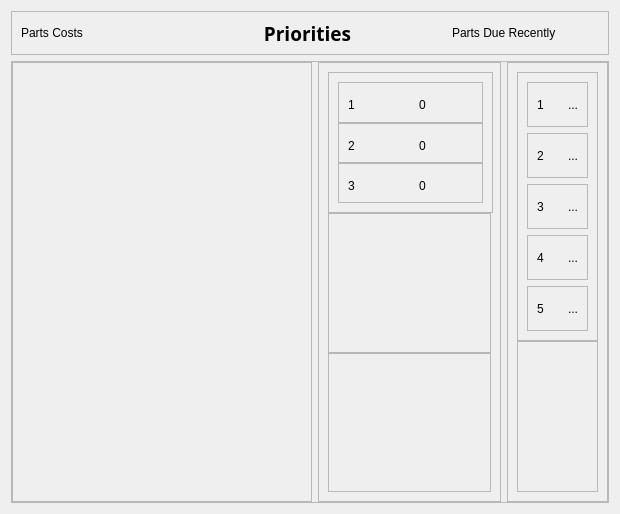
            <widget class="QWidget" name="dashboard_view">
             <layout class="QVBoxLayout" name="verticalLayout_8">
              <item alignment="Qt::AlignTop">
               <widget class="QFrame" name="frame_15">
                <property name="frameShape">
                 <enum>QFrame::StyledPanel</enum>
                </property>
                <property name="frameShadow">
                 <enum>QFrame::Raised</enum>
                </property>
                <layout class="QHBoxLayout" name="horizontalLayout_8">
                 <item alignment="Qt::AlignLeft|Qt::AlignVCenter">
                  <widget class="QLabel" name="label_2">
                   <property name="text">
                    <string>Parts Costs</string>
                   </property>
                  </widget>
                 </item>
                 <item alignment="Qt::AlignLeft">
                  <widget class="QLabel" name="label_9">
                   <property name="minimumSize">
                    <size>
                     <width>183</width>
                     <height>24</height>
                    </size>
                   </property>
                   <property name="maximumSize">
                    <size>
                     <width>183</width>
                     <height>24</height>
                    </size>
                   </property>
                   <property name="font">
                    <font>
                     <family>Candara</family>
                     <pointsize>14</pointsize>
                     <italic>false</italic>
                     <bold>true</bold>
                    </font>
                   </property>
                   <property name="text">
                    <string>Priorities</string>
                   </property>
                   <property name="alignment">
                    <set>Qt::AlignCenter</set>
                   </property>
                  </widget>
                 </item>
                 <item alignment="Qt::AlignHCenter|Qt::AlignVCenter">
                  <widget class="QLabel" name="label">
                   <property name="text">
                    <string>Parts Due Recently</string>
                   </property>
                  </widget>
                 </item>
                </layout>
               </widget>
              </item>
              <item>
               <widget class="QFrame" name="frame_16">
                <property name="sizePolicy">
                 <sizepolicy hsizetype="Preferred" vsizetype="Expanding">
                  <horstretch>0</horstretch>
                  <verstretch>0</verstretch>
                 </sizepolicy>
                </property>
                <property name="frameShape">
                 <enum>QFrame::StyledPanel</enum>
                </property>
                <property name="frameShadow">
                 <enum>QFrame::Raised</enum>
                </property>
                <layout class="QGridLayout" name="gridLayout">
                 <property name="leftMargin">
                  <number>0</number>
                 </property>
                 <property name="topMargin">
                  <number>0</number>
                 </property>
                 <property name="rightMargin">
                  <number>0</number>
                 </property>
                 <property name="bottomMargin">
                  <number>0</number>
                 </property>
                 <item row="0" column="0">
                  <widget class="QFrame" name="dashboard_frame_left">
                   <property name="minimumSize">
                    <size>
                     <width>300</width>
                     <height>440</height>
                    </size>
                   </property>
                   <property name="frameShape">
                    <enum>QFrame::StyledPanel</enum>
                   </property>
                   <property name="frameShadow">
                    <enum>QFrame::Raised</enum>
                   </property>
                  </widget>
                 </item>
                 <item row="0" column="1">
                  <widget class="QFrame" name="dashboard_frame_center">
                   <property name="minimumSize">
                    <size>
                     <width>183</width>
                     <height>0</height>
                    </size>
                   </property>
                   <property name="maximumSize">
                    <size>
                     <width>183</width>
                     <height>16777215</height>
                    </size>
                   </property>
                   <property name="frameShape">
                    <enum>QFrame::StyledPanel</enum>
                   </property>
                   <property name="frameShadow">
                    <enum>QFrame::Raised</enum>
                   </property>
                   <layout class="QVBoxLayout" name="verticalLayout_6">
                    <property name="spacing">
                     <number>0</number>
                    </property>
                    <item>
                     <widget class="QFrame" name="frame">
                      <property name="minimumSize">
                       <size>
                        <width>165</width>
                        <height>0</height>
                       </size>
                      </property>
                      <property name="maximumSize">
                       <size>
                        <width>165</width>
                        <height>141</height>
                       </size>
                      </property>
                      <property name="frameShape">
                       <enum>QFrame::StyledPanel</enum>
                      </property>
                      <property name="frameShadow">
                       <enum>QFrame::Raised</enum>
                      </property>
                      <layout class="QVBoxLayout" name="verticalLayout_9">
                       <property name="spacing">
                        <number>0</number>
                       </property>
                       <item>
                        <widget class="QFrame" name="frame_4">
                         <property name="maximumSize">
                          <size>
                           <width>147</width>
                           <height>41</height>
                          </size>
                         </property>
                         <property name="frameShape">
                          <enum>QFrame::StyledPanel</enum>
                         </property>
                         <property name="frameShadow">
                          <enum>QFrame::Raised</enum>
                         </property>
                         <layout class="QHBoxLayout" name="horizontalLayout_9">
                          <property name="spacing">
                           <number>0</number>
                          </property>
                          <item>
                           <widget class="QLabel" name="pri_1">
                            <property name="minimumSize">
                             <size>
                              <width>25</width>
                              <height>25</height>
                             </size>
                            </property>
                            <property name="maximumSize">
                             <size>
                              <width>25</width>
                              <height>25</height>
                             </size>
                            </property>
                            <property name="baseSize">
                             <size>
                              <width>13</width>
                              <height>0</height>
                             </size>
                            </property>
                            <property name="text">
                             <string>1</string>
                            </property>
                           </widget>
                          </item>
                          <item alignment="Qt::AlignHCenter|Qt::AlignVCenter">
                           <widget class="QLabel" name="pri_1_count">
                            <property name="minimumSize">
                             <size>
                              <width>0</width>
                              <height>25</height>
                             </size>
                            </property>
                            <property name="maximumSize">
                             <size>
                              <width>16777215</width>
                              <height>25</height>
                             </size>
                            </property>
                            <property name="sizeIncrement">
                             <size>
                              <width>25</width>
                              <height>0</height>
                             </size>
                            </property>
                            <property name="baseSize">
                             <size>
                              <width>25</width>
                              <height>0</height>
                             </size>
                            </property>
                            <property name="text">
                             <string>0</string>
                            </property>
                           </widget>
                          </item>
                         </layout>
                        </widget>
                       </item>
                       <item>
                        <widget class="QFrame" name="frame_6">
                         <property name="maximumSize">
                          <size>
                           <width>147</width>
                           <height>41</height>
                          </size>
                         </property>
                         <property name="frameShape">
                          <enum>QFrame::StyledPanel</enum>
                         </property>
                         <property name="frameShadow">
                          <enum>QFrame::Raised</enum>
                         </property>
                         <layout class="QHBoxLayout" name="horizontalLayout_11">
                          <property name="spacing">
                           <number>0</number>
                          </property>
                          <item>
                           <widget class="QLabel" name="pri_2">
                            <property name="minimumSize">
                             <size>
                              <width>25</width>
                              <height>25</height>
                             </size>
                            </property>
                            <property name="maximumSize">
                             <size>
                              <width>25</width>
                              <height>25</height>
                             </size>
                            </property>
                            <property name="text">
                             <string>2</string>
                            </property>
                           </widget>
                          </item>
                          <item alignment="Qt::AlignHCenter|Qt::AlignVCenter">
                           <widget class="QLabel" name="pri_2_count">
                            <property name="minimumSize">
                             <size>
                              <width>0</width>
                              <height>25</height>
                             </size>
                            </property>
                            <property name="maximumSize">
                             <size>
                              <width>16777215</width>
                              <height>25</height>
                             </size>
                            </property>
                            <property name="text">
                             <string>0</string>
                            </property>
                           </widget>
                          </item>
                         </layout>
                        </widget>
                       </item>
                       <item>
                        <widget class="QFrame" name="frame_5">
                         <property name="maximumSize">
                          <size>
                           <width>147</width>
                           <height>41</height>
                          </size>
                         </property>
                         <property name="frameShape">
                          <enum>QFrame::StyledPanel</enum>
                         </property>
                         <property name="frameShadow">
                          <enum>QFrame::Raised</enum>
                         </property>
                         <layout class="QHBoxLayout" name="horizontalLayout_10">
                          <property name="spacing">
                           <number>0</number>
                          </property>
                          <item>
                           <widget class="QLabel" name="pri_3">
                            <property name="minimumSize">
                             <size>
                              <width>25</width>
                              <height>25</height>
                             </size>
                            </property>
                            <property name="maximumSize">
                             <size>
                              <width>25</width>
                              <height>25</height>
                             </size>
                            </property>
                            <property name="text">
                             <string>3</string>
                            </property>
                           </widget>
                          </item>
                          <item alignment="Qt::AlignHCenter|Qt::AlignVCenter">
                           <widget class="QLabel" name="pri_3_count">
                            <property name="minimumSize">
                             <size>
                              <width>0</width>
                              <height>25</height>
                             </size>
                            </property>
                            <property name="maximumSize">
                             <size>
                              <width>16777215</width>
                              <height>25</height>
                             </size>
                            </property>
                            <property name="text">
                             <string>0</string>
                            </property>
                           </widget>
                          </item>
                         </layout>
                        </widget>
                       </item>
                      </layout>
                     </widget>
                    </item>
                    <item>
                     <widget class="QFrame" name="frame_2">
                      <property name="frameShape">
                       <enum>QFrame::StyledPanel</enum>
                      </property>
                      <property name="frameShadow">
                       <enum>QFrame::Raised</enum>
                      </property>
                     </widget>
                    </item>
                    <item>
                     <widget class="QFrame" name="frame_3">
                      <property name="frameShape">
                       <enum>QFrame::StyledPanel</enum>
                      </property>
                      <property name="frameShadow">
                       <enum>QFrame::Raised</enum>
                      </property>
                     </widget>
                    </item>
                   </layout>
                  </widget>
                 </item>
                 <item row="0" column="2">
                  <widget class="QFrame" name="dashboard_frame_right">
                   <property name="frameShape">
                    <enum>QFrame::StyledPanel</enum>
                   </property>
                   <property name="frameShadow">
                    <enum>QFrame::Raised</enum>
                   </property>
                   <layout class="QVBoxLayout" name="verticalLayout_18">
                    <property name="spacing">
                     <number>0</number>
                    </property>
                    <item>
                     <widget class="QFrame" name="frame_7">
                      <property name="frameShape">
                       <enum>QFrame::StyledPanel</enum>
                      </property>
                      <property name="frameShadow">
                       <enum>QFrame::Raised</enum>
                      </property>
                      <layout class="QVBoxLayout" name="verticalLayout_19">
                       <item>
                        <widget class="QFrame" name="set_1">
                         <property name="frameShape">
                          <enum>QFrame::StyledPanel</enum>
                         </property>
                         <property name="frameShadow">
                          <enum>QFrame::Raised</enum>
                         </property>
                         <layout class="QHBoxLayout" name="horizontalLayout_12">
                          <item>
                           <widget class="QLabel" name="set_1_num">
                            <property name="minimumSize">
                             <size>
                              <width>25</width>
                              <height>25</height>
                             </size>
                            </property>
                            <property name="maximumSize">
                             <size>
                              <width>25</width>
                              <height>25</height>
                             </size>
                            </property>
                            <property name="text">
                             <string>1</string>
                            </property>
                           </widget>
                          </item>
                          <item>
                           <widget class="QLabel" name="set_1_count">
                            <property name="text">
                             <string>...</string>
                            </property>
                           </widget>
                          </item>
                         </layout>
                        </widget>
                       </item>
                       <item>
                        <widget class="QFrame" name="set_2">
                         <property name="frameShape">
                          <enum>QFrame::StyledPanel</enum>
                         </property>
                         <property name="frameShadow">
                          <enum>QFrame::Raised</enum>
                         </property>
                         <layout class="QHBoxLayout" name="horizontalLayout_13">
                          <item>
                           <widget class="QLabel" name="set_2_num">
                            <property name="minimumSize">
                             <size>
                              <width>25</width>
                              <height>25</height>
                             </size>
                            </property>
                            <property name="maximumSize">
                             <size>
                              <width>25</width>
                              <height>25</height>
                             </size>
                            </property>
                            <property name="text">
                             <string>2</string>
                            </property>
                           </widget>
                          </item>
                          <item>
                           <widget class="QLabel" name="set_2_count">
                            <property name="text">
                             <string>...</string>
                            </property>
                           </widget>
                          </item>
                         </layout>
                        </widget>
                       </item>
                       <item>
                        <widget class="QFrame" name="set_3">
                         <property name="frameShape">
                          <enum>QFrame::StyledPanel</enum>
                         </property>
                         <property name="frameShadow">
                          <enum>QFrame::Raised</enum>
                         </property>
                         <layout class="QHBoxLayout" name="horizontalLayout_14">
                          <item>
                           <widget class="QLabel" name="set_3_num">
                            <property name="minimumSize">
                             <size>
                              <width>25</width>
                              <height>25</height>
                             </size>
                            </property>
                            <property name="maximumSize">
                             <size>
                              <width>25</width>
                              <height>25</height>
                             </size>
                            </property>
                            <property name="text">
                             <string>3</string>
                            </property>
                           </widget>
                          </item>
                          <item>
                           <widget class="QLabel" name="set_3_count">
                            <property name="text">
                             <string>...</string>
                            </property>
                           </widget>
                          </item>
                         </layout>
                        </widget>
                       </item>
                       <item>
                        <widget class="QFrame" name="set_4">
                         <property name="frameShape">
                          <enum>QFrame::StyledPanel</enum>
                         </property>
                         <property name="frameShadow">
                          <enum>QFrame::Raised</enum>
                         </property>
                         <layout class="QHBoxLayout" name="horizontalLayout_15">
                          <item>
                           <widget class="QLabel" name="set_4_num">
                            <property name="minimumSize">
                             <size>
                              <width>25</width>
                              <height>25</height>
                             </size>
                            </property>
                            <property name="maximumSize">
                             <size>
                              <width>25</width>
                              <height>25</height>
                             </size>
                            </property>
                            <property name="text">
                             <string>4</string>
                            </property>
                           </widget>
                          </item>
                          <item>
                           <widget class="QLabel" name="set_4_count">
                            <property name="text">
                             <string>...</string>
                            </property>
                           </widget>
                          </item>
                         </layout>
                        </widget>
                       </item>
                       <item>
                        <widget class="QFrame" name="set_5">
                         <property name="frameShape">
                          <enum>QFrame::StyledPanel</enum>
                         </property>
                         <property name="frameShadow">
                          <enum>QFrame::Raised</enum>
                         </property>
                         <layout class="QHBoxLayout" name="horizontalLayout_16">
                          <item>
                           <widget class="QLabel" name="set_5_num">
                            <property name="minimumSize">
                             <size>
                              <width>25</width>
                              <height>25</height>
                             </size>
                            </property>
                            <property name="maximumSize">
                             <size>
                              <width>25</width>
                              <height>25</height>
                             </size>
                            </property>
                            <property name="text">
                             <string>5</string>
                            </property>
                           </widget>
                          </item>
                          <item>
                           <widget class="QLabel" name="set_5_count">
                            <property name="text">
                             <string>...</string>
                            </property>
                           </widget>
                          </item>
                         </layout>
                        </widget>
                       </item>
                      </layout>
                     </widget>
                    </item>
                    <item>
                     <widget class="QFrame" name="frame_9">
                      <property name="frameShape">
                       <enum>QFrame::StyledPanel</enum>
                      </property>
                      <property name="frameShadow">
                       <enum>QFrame::Raised</enum>
                      </property>
                     </widget>
                    </item>
                   </layout>
                  </widget>
                 </item>
                </layout>
               </widget>
              </item>
             </layout>
            </widget>
